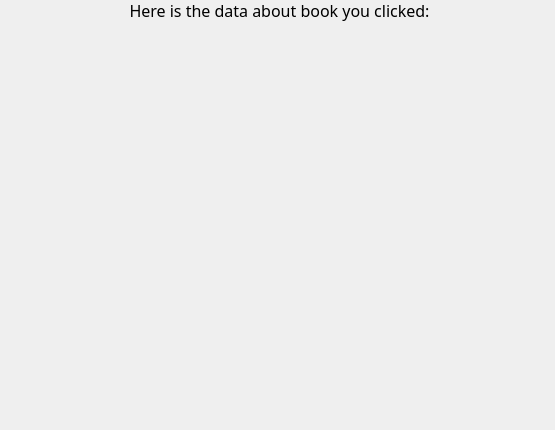
<?xml version="1.0" encoding="UTF-8"?>
<ui version="4.0">
 <class>BookInformation</class>
 <widget class="QDialog" name="BookInformation">
  <property name="geometry">
   <rect>
    <x>0</x>
    <y>0</y>
    <width>555</width>
    <height>430</height>
   </rect>
  </property>
  <property name="windowTitle">
   <string>Dialog</string>
  </property>
  <widget class="QWidget" name="verticalLayoutWidget">
   <property name="geometry">
    <rect>
     <x>-1</x>
     <y>-1</y>
     <width>561</width>
     <height>431</height>
    </rect>
   </property>
   <layout class="QVBoxLayout" name="verticalLayout">
    <item>
     <widget class="QLabel" name="info">
      <property name="sizePolicy">
       <sizepolicy hsizetype="Preferred" vsizetype="Fixed">
        <horstretch>0</horstretch>
        <verstretch>0</verstretch>
       </sizepolicy>
      </property>
      <property name="font">
       <font>
        <family>Nirmala UI Semilight</family>
        <pointsize>12</pointsize>
       </font>
      </property>
      <property name="text">
       <string>Here is the data about book you clicked:</string>
      </property>
      <property name="alignment">
       <set>Qt::AlignCenter</set>
      </property>
     </widget>
    </item>
    <item>
     <widget class="QLabel" name="bookData">
      <property name="font">
       <font>
        <family>Nirmala UI Semilight</family>
        <pointsize>10</pointsize>
       </font>
      </property>
      <property name="text">
       <string/>
      </property>
      <property name="alignment">
       <set>Qt::AlignCenter</set>
      </property>
     </widget>
    </item>
   </layout>
  </widget>
 </widget>
 <resources/>
 <connections/>
</ui>
